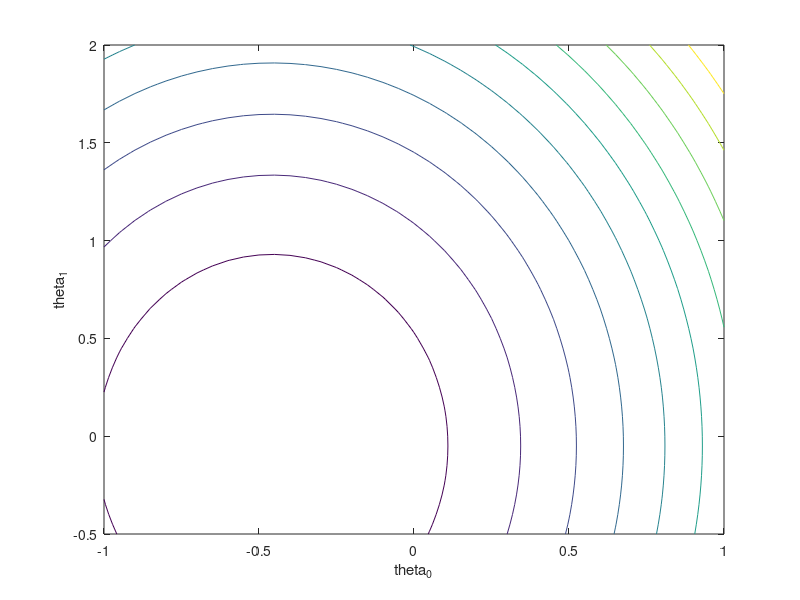
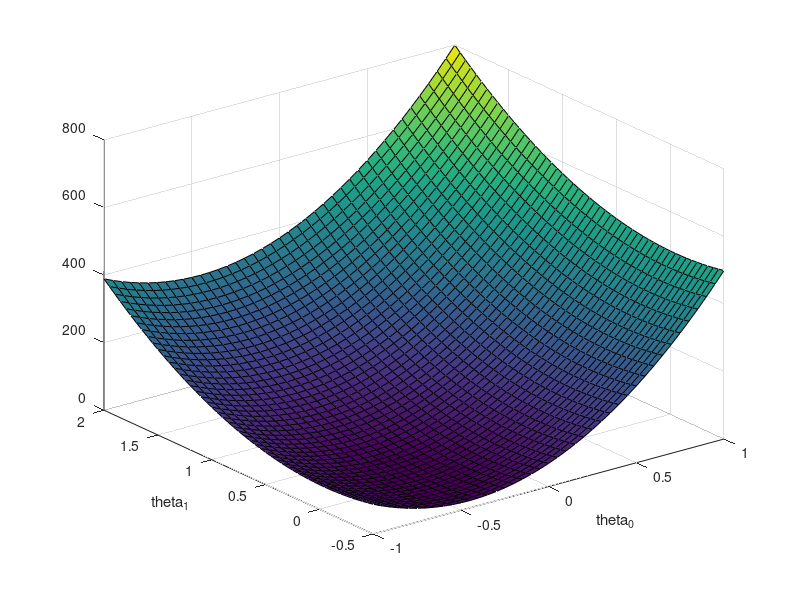

MATLAB code to generate these figures, in order: (Note: this script raises an error after producing the figures.)
#!/usr/bin/octave-cli --persist

# --------------------------------------------------------------------
# Interactive mode, showing the contours and the corresponding line
#
# WITH NORMALIZATION AND DATA CENTERING
#
# Implementation of J and gradJ for the general linear case
# --------------------------------------------------------------------

pkg load optim;


load quasar_train.csv;
lambdas = quasar_train(1, :)';
train_qso = quasar_train(2:end, :);
load quasar_test.csv;
test_qso = quasar_test(2:end, :);


# Data stored each sample in a row, where the last row is the label


# Construct the design matrix with the original data
Xo=[ones(rows(lambdas),1),lambdas];

# The outputs vector with the original data
Yo=test_qso(1,:)';

# The slope for the data normalization
minArea = min(Xo(:,2));
maxArea = max(Xo(:,2));
mx = 2/(maxArea-minArea);
bx = 1-mx*maxArea;

NM=[1 bx; 0 mx];
X=Xo*NM; # Normalized data to interval -1 to 1

# Normalize also the output
minPrice=min(Yo);
maxPrice=max(Yo);
my = 2/(maxPrice-minPrice);
by = 1-my*maxPrice;

Y = my*Yo + by;

# For the inverse mapping we need these:
imy = 1/my;
iby = -by/my;

tau = 5;

function res = fw(current,X,tau)
	Norm = norm(X-X(current,:));
	res = exp(-1.*Norm*Norm./(2*tau*tau));
endfunction;


function res = thetas(X,W,y)
  In = inv(X' * W * X );
  res = In * X' * W * y;
endfunction

ts = [];



gW = zeros(rows(X),rows(X));
for(i=[1:rows(X)])
  for(j=[1:rows(X)])
    Norm = norm(X(j,:)-X(i,:));
    gW(j,j) = exp(-1.*Norm*Norm./(2*tau*tau));
  endfor
  tc = thetas(X,gW,Y);
  ts = [ts tc];
  #if(i==1)
  #  newX = [1140:Xo(i,2)];
  #else
  #  newX = [Xo(i-1,2):X(i,2)];
  #endif
  
endfor


function res=J(theta,X,Y)
  D=(X*theta'-Y*ones(1,rows(theta)));
  res=0.5*sum(D.*D,1)';
endfunction;

function res=gradJ(theta,X,Y)
  res=(X'*(X*theta'-Y*ones(1,rows(theta))))';
endfunction;

# Select the grid to plot the contours and gradients
th0=-1:0.05:1;
th1=-0.5:0.05:2;
[tt0,tt1] = meshgrid(th0,th1);

theta=[tt0(:) tt1(:)];
jj=reshape(J(theta,X,Y),size(tt0));

# Precompute the gradient for the chosen grid
g=gradJ(theta,X,Y);
gjx=reshape(g(:,1),size(tt0));
gjy=reshape(g(:,2),size(tt1));

## show the surface
figure(3);
hold off;
surf(tt0,tt1,jj);
xlabel("theta_0");
ylabel("theta_1");

# plot the contours in 2D
figure(1);
hold off;

contour(tt0,tt1,jj);
xlabel("theta_0");
ylabel("theta_1");

# Learning rate
alpha = 0.005;


while(1)
  hold on;
 
  printf("Click on countours to set a starting point\n");
  fflush(stdout);

  figure(1);

  # Wait for mouse click and get the point (t0,t1) in the plot coordinate sys.
  [t0,t1,buttons] = ginput(1);
  t=[t0,t1];
  gt=gradJ(t,X,Y);

  # Clean the previous plot 
  hold off;

  # Paint first the contour lines
  contour(tt0,tt1,jj);
  hold on;

  # Add the gradient
  quiver(tt0,tt1,gjx,gjy,0.7);

  xlabel("theta0");
  ylabel("theta1");
 
  # Print some information on the clicked starting point
  printf("J(%g,%g)=%g\n",t0,t1,J(t,X,Y));
  printf("  GradJ(%g,%g)=[%g,%g]\n",t0,t1,gt(1),gt(2));
  fflush(stdout);

  # Show the clicked point
  plot([t0],[t1],"*r");

  # Draw the trajectory
  plot(ts(:,1),ts(:,2),"k-");
  plot(ts(:,1),ts(:,2),"ob");

  # Paint on a second figure the corresponding line
  figure(2);
  hold off;
  plot(Xo(:,2),Yo,"*b");
  hold on;
  
  # The line back in the samples
  areas=linspace(min(Xo(:,2)),max(Xo(:,2)),5);

  # We have to de-normalize the normalized estimation
  prices=t1*imy*mx*areas + (imy*t1*bx + imy*t0+iby);
  plot(areas,prices,'k',"linewidth",3);

  # and now with the intermediate versions
  for (i=[2:rows(ts)])
    u0=ts(i,1);
    u1=ts(i,2);
    
    prices=u1*imy*mx*areas + (imy*u1*bx + imy*u0+iby);
    plot(areas,prices,'g',"linewidth",1);
  endfor;
  plot(areas,prices,'r',"linewidth",4);

	ts(rows(ts),:);
  
  axis([minArea maxArea minPrice maxPrice]);  
endwhile;
